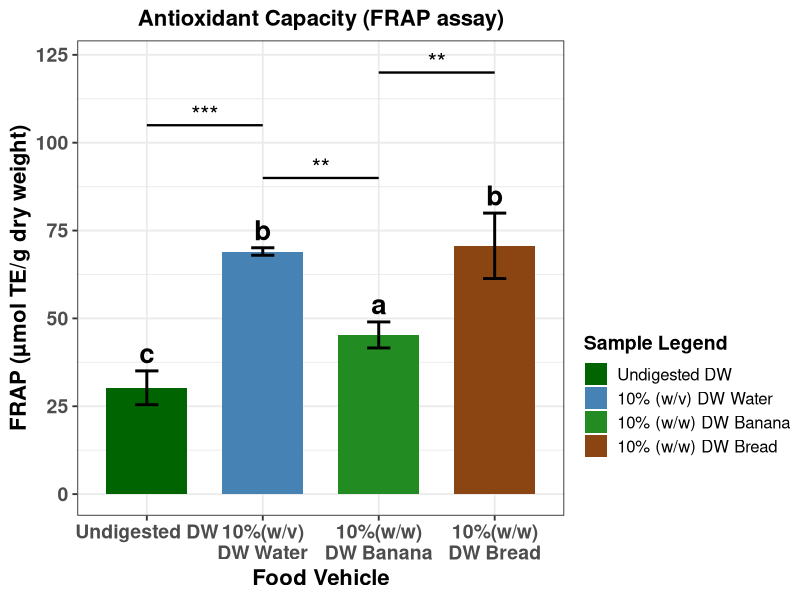

The R script that drew this image:
#This Code is made by Maruf Raihan (PhD,NICHE,Ulster)for FRAP data statistical analysis and visual presentation

library(dplyr)
library(ggplot2)
library(multcompView)

# -----------------------------
# Raw FRAP data
# -----------------------------
FRAP <- c(
  33.80, 32.20, 24.80,      # Undigested DW
  68.80, 68.10, 70.20,      # 10%(w/v)\nDW Water
  41.60, 45.30, 49.00,      # 10%(w/w)\nDW Banana
  81.40, 65.61, 64.97       # 10%(w/w)\nDW Bread
)

group <- factor(rep(c("Undigested DW", "10%(w/v)\nDW Water", "10%(w/w)\nDW Banana", "10%(w/w)\nDW Bread"), each = 3))
df <- data.frame(FRAP, group)

# -----------------------------
# ANOVA + Tukey
# -----------------------------
anova_result <- aov(FRAP ~ group, data = df)
tukey <- TukeyHSD(anova_result)

# Extract p-values
pvals <- tukey$group[, "p adj"]
names(pvals) <- rownames(tukey$group)

# -----------------------------
# Tukey LETTERS (NEW)
# -----------------------------
letters <- multcompLetters(pvals)$Letters
letters_df <- data.frame(
  Sample = names(letters),
  Letter = letters
)

# -----------------------------
# Summary table (means + SD)
# -----------------------------
df_summary <- df %>%
  group_by(group) %>%
  summarise(
    Mean = mean(FRAP),
    SD   = sd(FRAP),
    .groups = "drop"
  )

df_summary$Sample <- factor(df_summary$group,
                            levels = c("Undigested DW", "10%(w/v)\nDW Water", "10%(w/w)\nDW Banana", "10%(w/w)\nDW Bread"))

# Merge Tukey letters into summary
df_summary <- merge(df_summary, letters_df, by.x = "Sample", by.y = "Sample")

# -----------------------------
# Function: convert p-value → asterisks
# -----------------------------
p_to_star <- function(p) {
  if (p < 0.0001) return("****")
  if (p < 0.001)  return("***")
  if (p < 0.01)   return("**")
  if (p < 0.05)   return("*")
  return("ns")
}

# -----------------------------
# Build automatic bracket table
# -----------------------------
comparisons <- data.frame(
  comp = names(pvals),
  p = pvals,
  stars = sapply(pvals, p_to_star)
)

# Split "A-B" into two groups
comparisons <- comparisons %>%
  mutate(
    g1 = sub("-.*", "", comp),
    g2 = sub(".*-", "", comp)
  )

# -----------------------------
# REMOVE ONLY:
# Undigested DW – 10%(w/w)\nDW Banana
# Undigested DW – 10%(w/w)\nDW Bread
# DW_Water – 10%(w/w)\nDW Bread
# -----------------------------
remove_comps <- c(
  "Undigested DW-10%(w/w)\nDW Banana",
  "10%(w/w)\nDW Banana-Undigested DW",
  "10%(w/v)\nDW Water-10%(w/w) \nDW Bread",
  "10%(w/w)\nDW Bread-10%(w/v)\nDW Water",
  "Undigested DW-10%(w/w)\nDW Bread"
)

comparisons <- comparisons %>%
  filter(!(comp %in% remove_comps))

# -----------------------------
# Assign bracket height automatically
# -----------------------------
max_y <- max(df_summary$Mean + df_summary$SD)
comparisons$y <- seq(max_y + 10, max_y + 10 + 15*(nrow(comparisons)-1), by = 15)

# -----------------------------
# ggplot
# -----------------------------
p <- ggplot(df_summary, aes(x = Sample, y = Mean, fill = Sample)) +
  geom_col(width = 0.7) +
  geom_errorbar(aes(ymin = Mean - SD, ymax = Mean + SD),
                width = 0.2, linewidth = 1) +
  
  # -----------------------------
# ADD TUKEY LETTERS ABOVE BARS
# -----------------------------
geom_text(
  aes(label = Letter, y = Mean + SD + 5),
  size = 7,
  fontface = "bold"
) +
  
  scale_fill_manual(
    values = c("Undigested DW" = "darkgreen",
               "10%(w/v)\nDW Water"   = "steelblue",
               "10%(w/w)\nDW Banana"  = "forestgreen",
               "10%(w/w)\nDW Bread"   = "saddlebrown"),
    labels = c(
      "Undigested DW",
      "10% (w/v) DW Water",
      "10% (w/w) DW Banana",
      "10% (w/w) DW Bread"
    ),
    name = "Sample Legend"
  ) +
  
  theme_bw(base_size = 14) +
  theme(
    legend.position = "right",
    legend.margin = margin(t = 170),      # push legend downward
    legend.title = element_text(size = 14, face = "bold"),
    legend.text  = element_text(size = 12),
    plot.title = element_text(size = 16, face = "bold", hjust = 0.5),
    axis.text.x = element_text(size = 14, face = "bold"),
    axis.text.y = element_text(size = 14, face = "bold"),
    axis.title.x = element_text(size = 16, face = "bold"),
    axis.title.y = element_text(size = 16, face = "bold")
  ) +
  labs(
    title = "Antioxidant Capacity (FRAP assay)",
    x = "Food Vehicle",
    y = "FRAP (µmol TE/g dry weight)"
  )

# -----------------------------
# Add automatic brackets + asterisks
# -----------------------------
for (i in 1:nrow(comparisons)) {
  g1 <- comparisons$g1[i]
  g2 <- comparisons$g2[i]
  y  <- comparisons$y[i]
  stars <- comparisons$stars[i]
  
  x1 <- which(levels(df_summary$Sample) == g1)
  x2 <- which(levels(df_summary$Sample) == g2)
  
  p <- p +
    annotate("segment", x = x1, xend = x2, y = y, yend = y, linewidth = 0.8) +
    annotate("text", x = (x1 + x2)/2, y = y + 3, label = stars, size = 6)
}

print(p)

# -----------------------------
# Console output
# -----------------------------
cat("\n=== DESCRIPTIVE STATS + TUKEY LETTERS ===\n")
print(df_summary)

cat("\n=== ANOVA SUMMARY ===\n")
print(summary(anova_result))

cat("\n=== TUKEY POST-HOC ===\n")
print(tukey)

cat("\n=== SIGNIFICANCE STARS USED IN PLOT ===\n")
print(comparisons[, c("comp", "p", "stars")])
